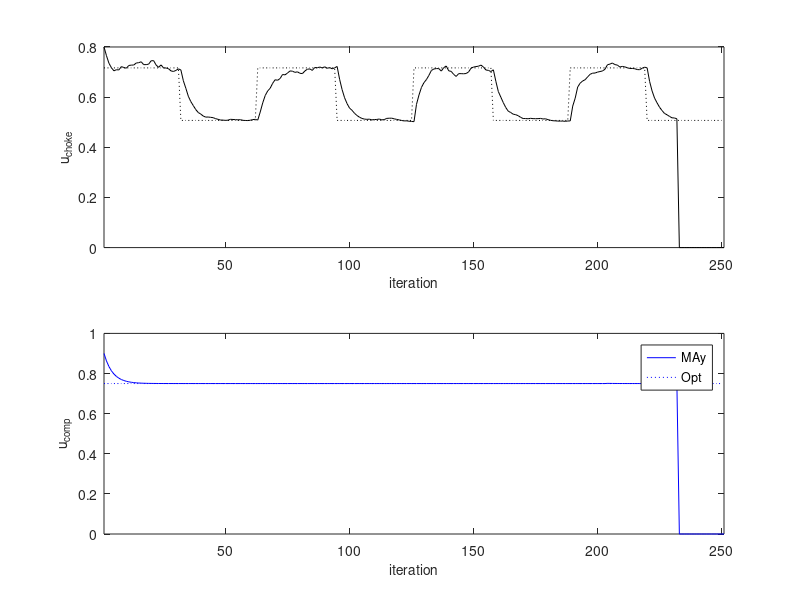
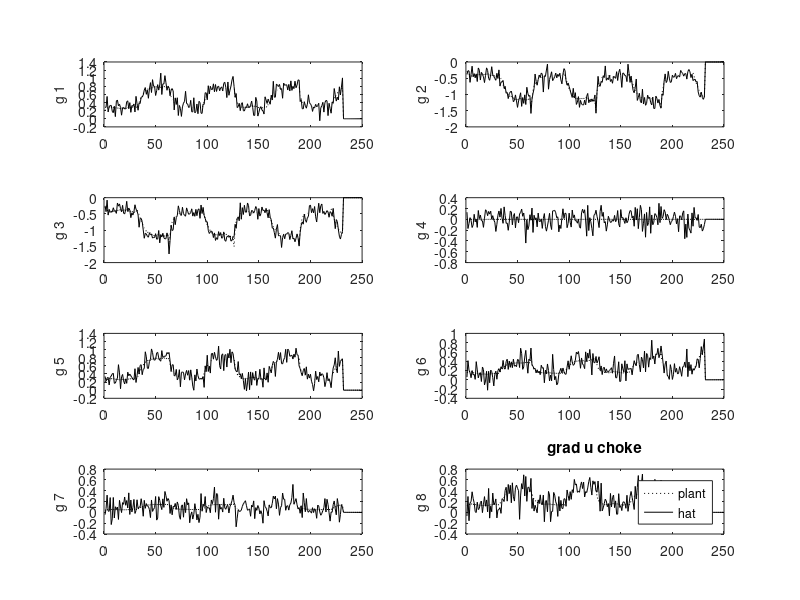
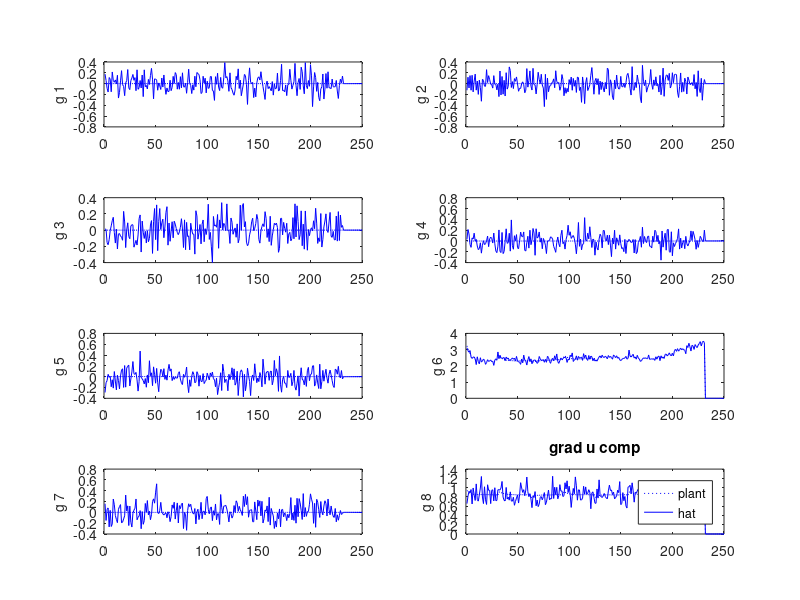
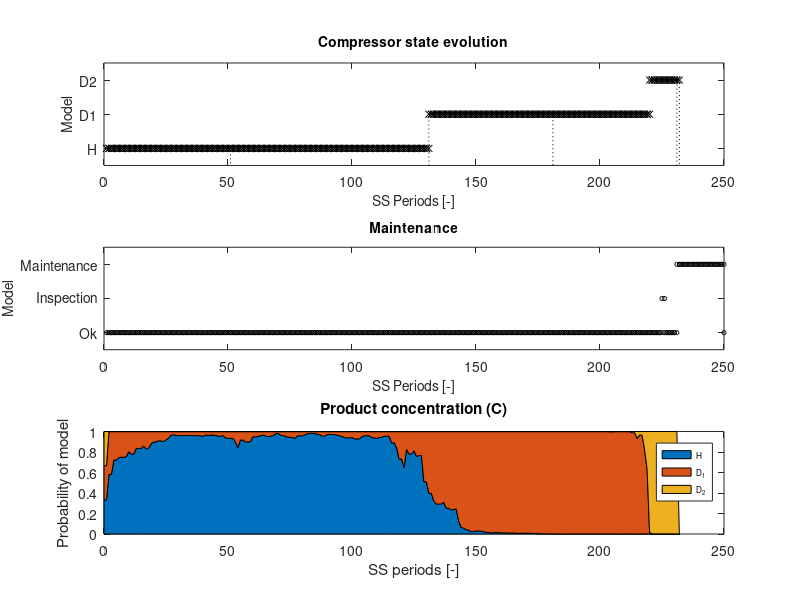

Source code (MATLAB) for these figures, in order:
clear
close
clc

%Previously plant surface
load('PlantSurface');

% results
load('greedy');

% to control figure printing
% false - do not print
% true - print
pPDF = false;
pTIFF = false;
pr = [pPDF, pTIFF];

%% Plotting
inputs = {'u_{choke}','u_{comp}'};
measurements = {'Choke outlet pressure','Reservoir outflow','Compressor inflow','Compressor temperature','Compressor outlet pressure','Compressor efficiency','Compressor head','Compressor Power','Pump inflow','Pump power'};
units = {'P_{choke} [Pa]','q_{res} [m3/s]','q_{comp} [m3/s]','T_{comp} [K]','P_{comp} [Pa]','\nu [-]','H [m]','P_{ow} [W]','q_{pump} [m3/s]','P_{op} [W]'};
scaling = [1e7,1e0,1e0,1e2,1e7,1e0,1e1,1e4,1e-1,1e3];

%% 1. Input Comparison
leg = {'MAy','Opt'};

opt = load('PlantOptProfiles');

f1 = figure(1);

    subplot(2,1,1,'FontSize',10)
        plot(1:tEnd + 1,uOptArray(1,:),'k',1:tEnd,opt.uSP(1,1:tEnd),'k:')
        ylabel('u_{choke}','FontSize',10)
        xlabel('iteration','FontSize',10)
        xlim([1,tEnd + 1])
        %ylim([0.7,1])
    subplot(2,1,2,'FontSize',10)
        plot(1:tEnd + 1,uOptArray(2,:),'b',1:tEnd,opt.uSP(2,1:tEnd),'b:')
        ylabel('u_{comp}','FontSize',10)
        xlabel('iteration','FontSize',10) 
        xlim([1,tEnd + 1])
        %ylim([0.7,1])

        legend(leg,'Location','best','FontSize',9)

if pr(1)
    print(f1,'Results_Inputs','-dpdf')
end
if pr(2)
    print(f1,'-r1200','-dtiff','Results_Inputs.tif');
end


%% 2. comparing the actual gradient value with the estimated
leg = {'plant','hat'};

f2 = figure(2);
    for i = 1:ma.nMeas
        subplot(4,2,i,'FontSize',10)
            plot(1:tEnd,gradMeasPlantArray{i}(1,:),'k:')
            hold on
            plot(1:tEnd,gradPlantHatArray{i}(1,:),'k')

        ylabel(['g ',num2str(i)],'FontSize',10)

    end
    title('grad u choke')
    legend(leg,'Location','best','FontSize',9)

if pr(1)
    print(f2,'Results_Gradients_u1','-dpdf')
end
if pr(2)
    print(f2,'-r1200','-dtiff','Results_Gradients_u1.tif');
end

f3 = figure(3);
    for i = 1:ma.nMeas
        subplot(4,2,i,'FontSize',10)
            plot(1:tEnd,gradMeasPlantArray{i}(2,:),'b:')
            hold on
            plot(1:tEnd,gradPlantHatArray{i}(2,:),'b')

        ylabel(['g ',num2str(i)],'FontSize',10)

    end
title('grad u comp')
legend(leg,'Location','best','FontSize',9)

if pr(1)
    print(f3,'Results_Gradients_u2','-dpdf')
end
if pr(2)
    print(f3,'-r1200','-dtiff','Results_Gradients_u2.tif');
end

%% 3. comparing choosen model with actual model
leg = {'plant','hat'};
mod = {'H','D_1','D_2'};

% %real plant array
% rpArray = [];
% for count = 1:tEnd
%     if count < par.ph
%         rpArray = [rpArray,1];
%     elseif count < par.pd1 && count > par.ph_2_d1
%         rpArray = [rpArray,2];
%     elseif count > par.pd1_2_d2 
%         rpArray = [rpArray,3];
%     else 
%         rpArray = [rpArray,0];
%     end
% end

f4 = figure(4);
subplot(3,1,1)
    stairs(1:tEnd,plantModelArray,'k:')
    hold on
    stairs(1:tEnd,modelArrayProb(2:end),'kx','markersize',5)

    xlim([0, 250])
    ylim([0.5, 3.5])
    yticks([1,2,3])
    yticklabels({'H','D1','D2'})
    ylabel('Model','FontSize',10)
    xlabel('SS Periods [-]','FontSize',10)
    title('Compressor state evolution','FontSize',10)

 subplot(3,1,2)
    stairs(1:tEnd,maintenanceArray,'ko','markersize',3)

    xlim([0, 250])
    ylim([-0.5, 2.5])
    yticks([0,1,2])
    yticklabels({'Ok','Inspection','Maintenance'})
    ylabel('Model','FontSize',10)
    xlabel('SS Periods [-]','FontSize',10)
    title('Maintenance','FontSize',10)

   
%plotting probability profile
subplot(3,1,3)
    area(0:tEnd,probModelArray')
    
    xlim([0, tEnd])
    ylim([0 1])  
    
    title('Product concentration (C)')
    xlabel('SS periods [-]')
    ylabel('Probability of model')
    legend(mod,'FontSize',6,'Location','best')

hold off

if pr(1)
    print(f4,'Results_ModelChoice','-dpdf')
end
if pr(2)
    print(f4,'-r1200','-dtiff','Results_ModelChoice.tif');
end



% %% 4. comparing estimated parameters
% 
% %real plant array
% rpThetaArray{1} = [];
% rpThetaArray{2} = [];
% rpThetaArray{3} = [];
% 
% for count = 1:tEnd
%     if count < 31 
%         rpThetaArray{1} = [rpThetaArray{1},[0.582;-2.398;2.75;-3.969;4.303]];
%     elseif count < 91 && count > 60
%         rpThetaArray{2} = [rpThetaArray{2},[-0.5;1.8;-0.85]];
%     elseif count > 121
%         rpThetaArray{3} = [rpThetaArray{3},[0.43;0.7;5;1;2]];
%     else 
%         rpThetaArray{1} = [rpThetaArray{1},[0;0;0;0;0]];
%         rpThetaArray{2} = [rpThetaArray{2},[0;0;0]];
%         rpThetaArray{3} = [rpThetaArray{3},[0;0;0;0;0]];
%     end
% end
% 
% f5 = figure(5);
% color = ['k','b','r'];
% for i = 1:ma.nModels
%         plot(1:count,rpThetaArray{i},color(i),'LineSpec',':')
%         hold on
%         plot(1:count,thetaHat{i},color(i))
% 
% end
% 
% ylabel('Parameters','FontSize',10)
% title('Estimated parameters')
% print(f4,'-r80','-dpdf','ResultsParameters.pdf');
% 
% 
% 
